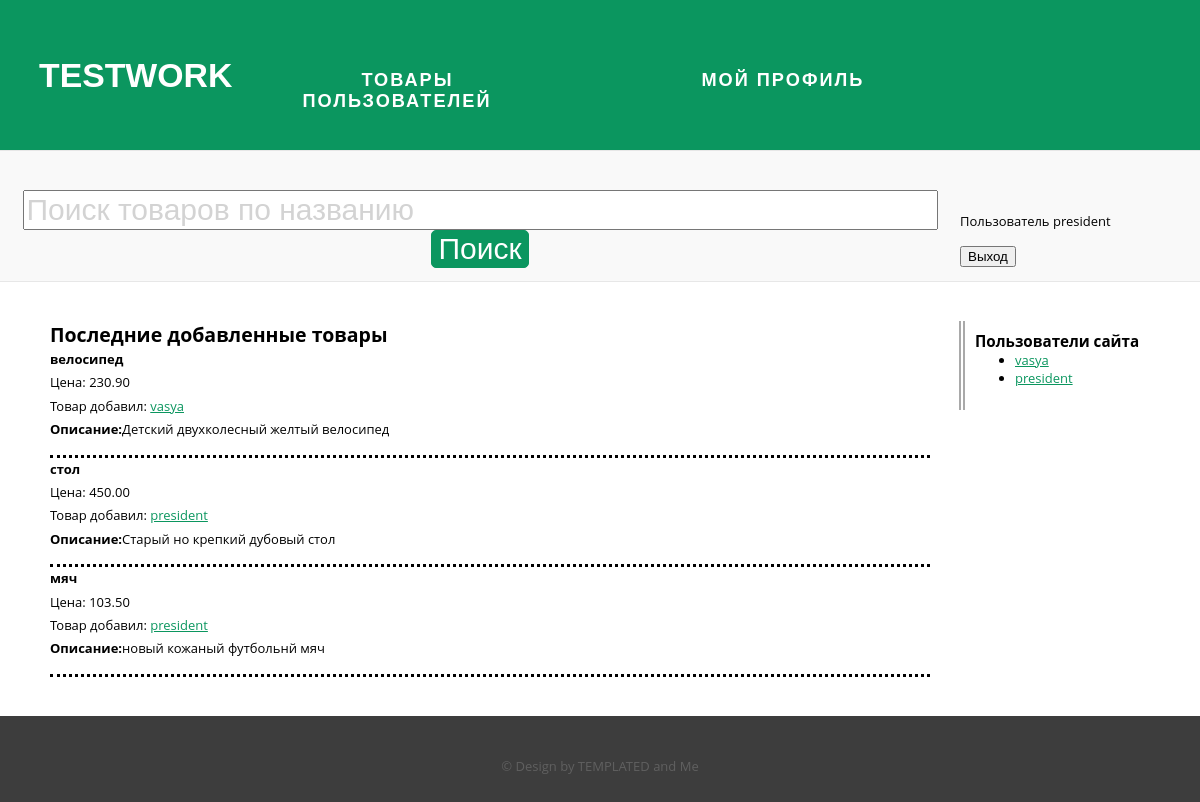
The page / (signed in) on the database its author committed.
### tables this page shows
CREATE TABLE IF NOT EXISTS `products` (
  `id` int(11) NOT NULL AUTO_INCREMENT,
  `user_id` int(11) NOT NULL,
  `title` varchar(100) NOT NULL,
  `price` decimal(8,2) NOT NULL,
  `description` text NOT NULL,
  `datetime` int(11) NOT NULL,
  PRIMARY KEY (`id`)
);

CREATE TABLE IF NOT EXISTS `users` (
  `id` int(11) NOT NULL AUTO_INCREMENT,
  `login` varchar(30) NOT NULL,
  `pass` varchar(30) NOT NULL,
  PRIMARY KEY (`id`)
);

### inc/dbLib.php (called while the page is built, shortened)
<?php
    function db_connect(){
        $host = "localhost";
        $login = "root";
        $pass = "";
        $db_name = "shop";
        $connction = mysqli_connect($host, $login, $pass, $db_name) or die(mysqli_connect_errno());
        return $connction;
    }
    function getAllUsers(){
        if(!$connect = db_connect())
            return false;
        $sql = "SELECT id, login FROM users";
        if(!$result = mysqli_query($connect, $sql))
            return false;
        $users = array();
        while($user = mysqli_fetch_array($result, MYSQLI_ASSOC)){
            $users[] = $user;
        }
        return $users;
    }
    function getLastAdded($num = 9){
        if(!$connect = db_connect())
            return false;
        $sql = "SELECT title, price, description, login, users.id as id FROM users, products WHERE users.id = products.user_id
                ORDER BY datetime DESC LIMIT $num";
        if(!$result = mysqli_query($connect, $sql))
            return false;
        $products = array();
        while($product = mysqli_fetch_array($result, MYSQLI_ASSOC)){
            $products[] = $product;
        }
        return $products;
    }
?>

### views/getItems.view.php (the view)
<?php
    if(isset($_GET['userid']) && !empty($_GET['userid'])){
        $userId = $_GET['userid'];
        if (abs((int)$userId) > 0){
            if($products = getItemsByUserId($userId))
                $title = "Товары добавленные пользователем ".$products[0]['login'];
            else
                $title = "У данного пользователя нету товаров";
        }
        else{
            $products = getAllItems();
            $title = "Все товары добавленные пользователями";
        }
    } else{
        $products = getLastAdded();
        $title = "Последние добавленные товары";
    }
    echo "<h2>$title</h2>";
    foreach($products as $product){
?>
    <div id="descr">
        <p>
            <strong><?php echo $product['title']?></strong><br/>Цена: <?php echo $product['price']?><br />
            Товар добавил: <a href="index.php?userid=<?php echo $product['id']?>"><?php echo $product['login']?></a><br />
            <strong>Описание:</strong><?php echo $product['description']?>
        </p>
    </div>
<?php
}
?>

### views/sidebar.view.php
<h3>Пользователи сайта</h3>
    <ul>
        <?php
            $users = getAllUsers();
            foreach($users as $user){
        ?>
            <li><a href="index.php?userid=<?php echo $user['id']?>"><?php echo $user['login']?></a></li>
        <?php
        }
        ?>
    </ul>

### default.css (style rules this page uses)
body { height: 100%; }
body { margin: 0px; padding: 0px; background: #3D3D3D; font-family: 'Open Sans', sans-serif; font-size: 13px; color: #000000; }
h1, h2, h3 { margin: 0; padding: 0; }
p, ol, ul { margin-top: 0px; }
p { line-height: 180%; }
a { color: #0B965F; }
#descr { border-bottom: black 3px dotted; }

### rows shown on the page
products: title "велосипед", price "230.90", user.login "vasya", description "Детский двухколесный желтый велосипед"
products: title "стол", price "450.00", user.login "president", description "Старый но крепкий дубовый стол"
products: title "мяч", price "103.50", user.login "president", description "новый кожаный футбольнй мяч"
users: login "vasya"
users: login "president"

### other values the page prints
$validUserName "president"
$title "Последние добавленные товары"
